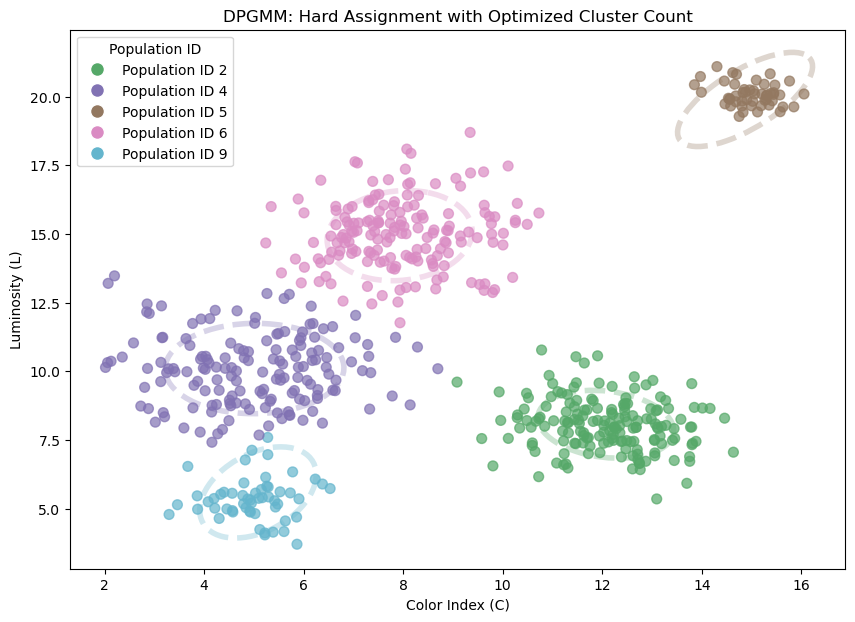

Write the Python code that produced this figure.
# Hard assignment of data to cluster.

import numpy as np
import pandas as pd
from sklearn.datasets import make_blobs
import matplotlib.pyplot as plt
import seaborn as sns 
from sklearn.mixture import BayesianGaussianMixture
from scipy.stats import chi2
from matplotlib.patches import Ellipse

# --- Data Generation & DPMM Fitting ---
data_1, _ = make_blobs(n_samples=500, centers=[[10, 5], [15, 8], [8, 12]], cluster_std=[1.5, 1.2, 1.0], random_state=42)
data_2, _ = make_blobs(n_samples=100, centers=[[20, 15], [5, 5]], cluster_std=[0.5, 0.7], random_state=1)
X = np.vstack((data_1, data_2))
df = pd.DataFrame(X, columns=['Luminosity (L)', 'Color Index (C)'])

# DPGMM setup: Uses DP prior to automatically find the number of clusters
dpmm = BayesianGaussianMixture(
    n_components=10, 
    covariance_type='full', 
    weight_concentration_prior_type='dirichlet_process', 
    max_iter=500, 
    random_state=42
)
dpmm.fit(df) # Training determines the cluster centers and weights

# --- CRITICAL STEP: HARD ASSIGNMENT ---
# .predict(df) returns the single Cluster_ID (hard assignment) with the 
# highest posterior probability for each data point. This uses the optimal 
# number of clusters determined by the DP prior during .fit().
hard_assignments = dpmm.predict(df) 
df['Cluster_ID'] = hard_assignments

# --- Analysis & Ellipse Setup (Uses the Hard Assignments) ---
active_clusters_mask = dpmm.weights_ > 0.01
component_means = dpmm.means_[active_clusters_mask]
component_covariances = dpmm.covariances_[active_clusters_mask]

# Color Synchronization
full_seaborn_palette = sns.color_palette('deep', n_colors=10)
all_indices = np.arange(dpmm.n_components)
active_component_ids = all_indices[active_clusters_mask]

# --- Ellipse Function ---
def plot_gaussian_ellipse(ax, mean, covariance, color, z=2):
    scale_factor = np.sqrt(chi2.ppf(0.95, 2))
    lambda_, v = np.linalg.eigh(covariance)
    lambda_ = np.sqrt(lambda_)
    angle = np.degrees(np.arctan2(*v[:, 0][::-1]))
    
    ellipse = Ellipse(
        xy=mean,
        width=lambda_[0] * scale_factor,
        height=lambda_[1] * scale_factor,
        angle=angle,
        color=color,
        alpha=0.3,
        linestyle='--',
        linewidth=4,
        fill=False
    )
    ax.add_patch(ellipse)

# --- PLOTTING (Matplotlib Only) ---
fig, ax = plt.subplots(figsize=(10, 7))

# 1. Manual Color Mapping for Scatter Plot
data_colors = [full_seaborn_palette[i] for i in df['Cluster_ID']]
ax.scatter(
    x=df['Color Index (C)'],
    y=df['Luminosity (L)'],
    c=data_colors,
    alpha=0.7,
    s=50 
)

# 2. Plot ellipses
for i, (mean, cov) in enumerate(zip(component_means, component_covariances)):
    cluster_id = active_component_ids[i]
    ellipse_color = full_seaborn_palette[cluster_id]

    # Correct Axis Handling: (x=C, y=L)
    center = (mean[1], mean[0]) 
    new_cov = cov[::-1, ::-1]   
    
    plot_gaussian_ellipse(ax, center, new_cov, ellipse_color)

# 3. Final Touches
ax.set_title('DPGMM: Hard Assignment with Optimized Cluster Count')
ax.set_xlabel('Color Index (C)')
ax.set_ylabel('Luminosity (L)')

# 4. Manual Legend
unique_ids = np.unique(df['Cluster_ID'])
legend_handles = []
for id_val in unique_ids:
    if id_val in active_component_ids:
        handle = plt.Line2D(
            [0], [0], 
            marker='o', 
            color='w', 
            markerfacecolor=full_seaborn_palette[id_val], 
            label=f'Population ID {id_val}',
            markersize=10
        )
        legend_handles.append(handle)

ax.legend(handles=legend_handles, title='Population ID', loc='best')
plt.show()
